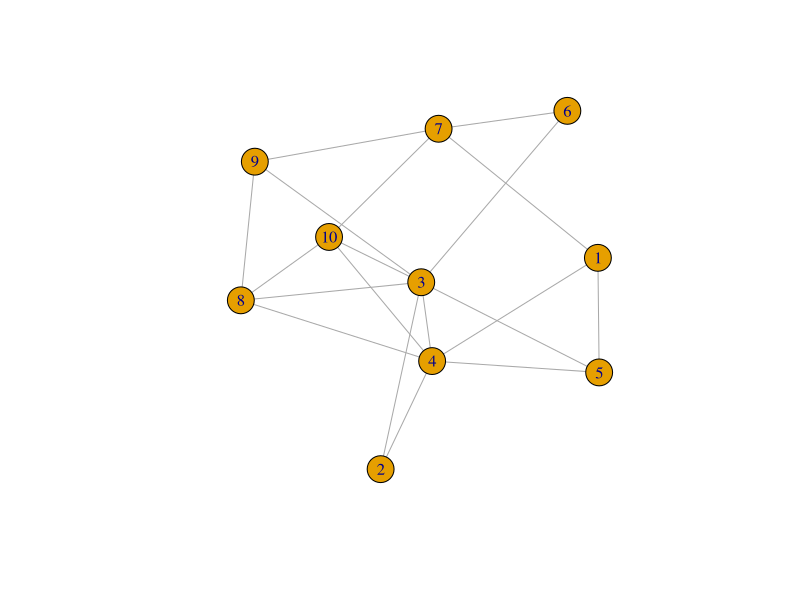
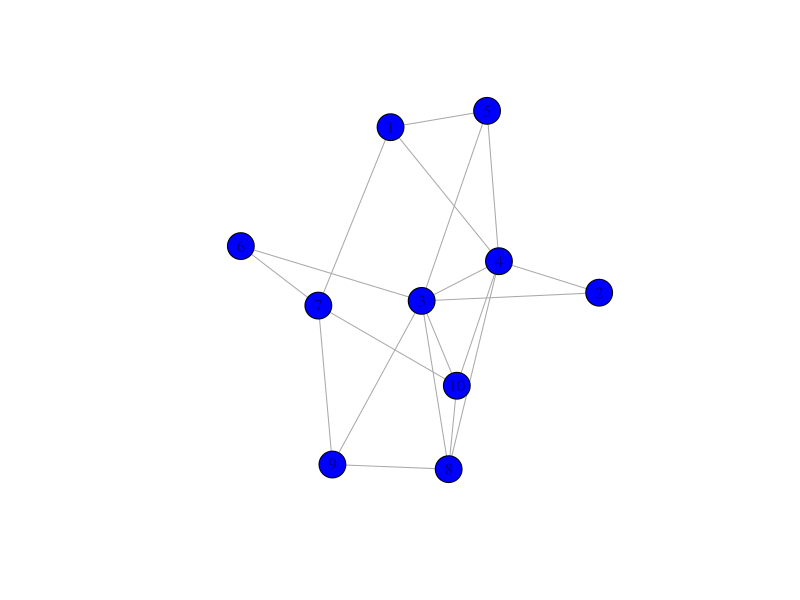
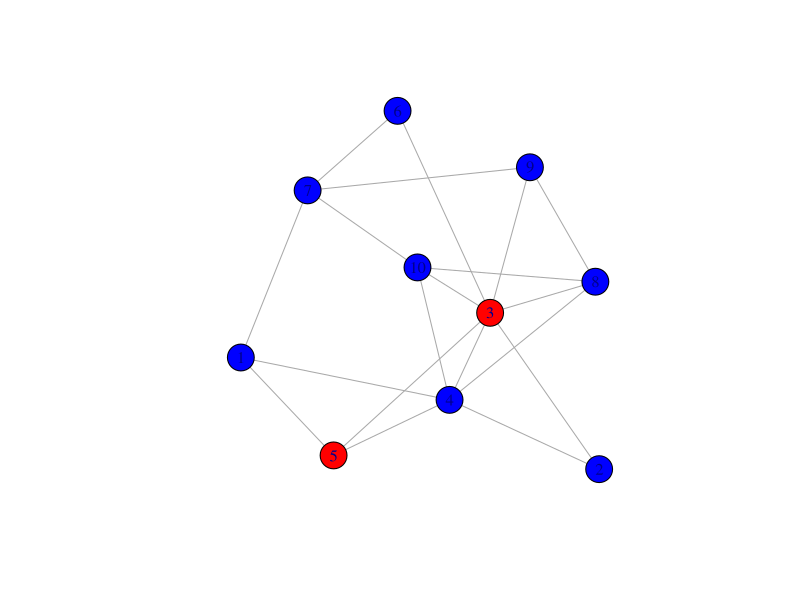
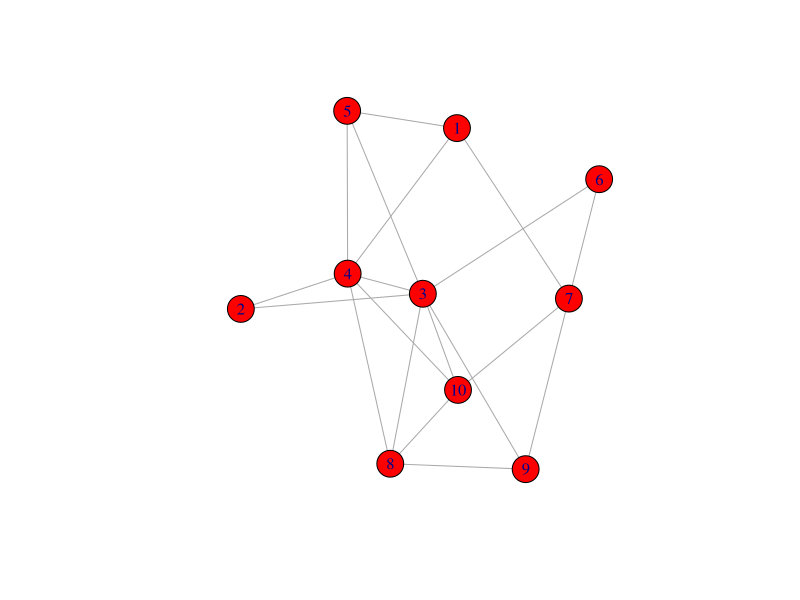

Recreate these plots in R, in order. (Note: this script raises an error after producing the figures.)
library(igraph)
library(dplyr)

refresh_action <- function(G){
  G <- as.undirected(G,mode=c("collapse"))
  for(i in 1:length(V(G))){
    V(G)[i]$action = 'B'
  }
  return(G)
}

set_seed <- function(G,seed){
  for(i in 1:length(seed)){
    V(G)[seed[i]]$action = 'A'
  }
  return(G)
}

visualize <- function(G){
  for(i in 1:length(V(G))){
    if(V(G)[i]$action == 'A'){
      V(G)[i]$color = 'red'
    }
    else{
      V(G)[i]$color = 'blue'
    }
  }
  plot(G,edge.arrow.size=0.1)
}

checkred <- function(G,node){
  neigh <- neighbors(G, node, mode='total')
  red = 0
  for(i in 1:length(neigh)){
    if(V(G)[i]$action == 'A'){
      red <- red + 1
    }
  }
  return(red)
}
checkblue <- function(G,node){
  neigh <- neighbors(G, node, mode='total')
  blue = 0
  for(i in 1:length(neigh)){
    if(V(G)[i]$action == 'B'){
      blue <- blue + 1
    }
  }
  return(blue)
}
effect <- function(G,a,b,seed){
  for(i in 1:length(V(G))){
   # if(i %in% seed){
   #   next
   # }
    payred = checkred(G,i)*a
    payblue = checkblue(G,i)*b
    if(payred >= payblue){
      V(G)[i]$action = 'A'
    }
    else{
      V(G)[i]$action = 'B'
    }
  } 
  return(G)
}

# input
G <- erdos.renyi.game(10, 0.5)
plot(G)
g1 = G

#G = g1
a <- 5
b <- 2
seed <- c(3,5)

G = refresh_action(G)
visualize(G)
G = set_seed(G,seed)
visualize(G)

G = effect(G,a,b,seed)
visualize(G)

# input graph
makeGraph <- function(){
  n <- as.integer(readline(prompt = "Enter number of nodes: "))
  G <- make_empty_graph(n)
  edges <- as.integer(readline(prompt = "Enter number of edges: "))
  for(i in 1:edges){
    from <- as.integer(readline(prompt = "Enter start node: "))
    to <- as.integer(readline(prompt = "Enter end node: "))
    G <- G + edge(from,to)
  }
  G = refresh_action(G)
  visualize(G)
  return(G)
}

runprogram <- function(G){
  G = refresh_action(G)
  a <- as.integer(readline(prompt = "Enter a: "))
  b <- as.integer(readline(prompt = "Enter b: "))
  seed <- vector()
  nseeds <- as.integer(readline(prompt = "Enter number of seed nodes: "))
  for(j in 1:nseeds){
    s <- as.integer(readline(prompt = "Enter seed: "))
    seed <- c(seed,s)
  }  
  par(mfrow=c(1,2))
  G = set_seed(G,seed)
  visualize(G)
  
  G = effect(G,a,b,seed)
  visualize(G)
  par(mfrow=c(1,1))
  
  casade = 0
  for(i in 1:length(V(G))){
    if(V(G)[i]$action == 'A'){
      casade = casade + 1 
    }
  }
  return(casade)
}

g <- makeGraph()
g2 = g
g3 = g
c = runprogram(g)
